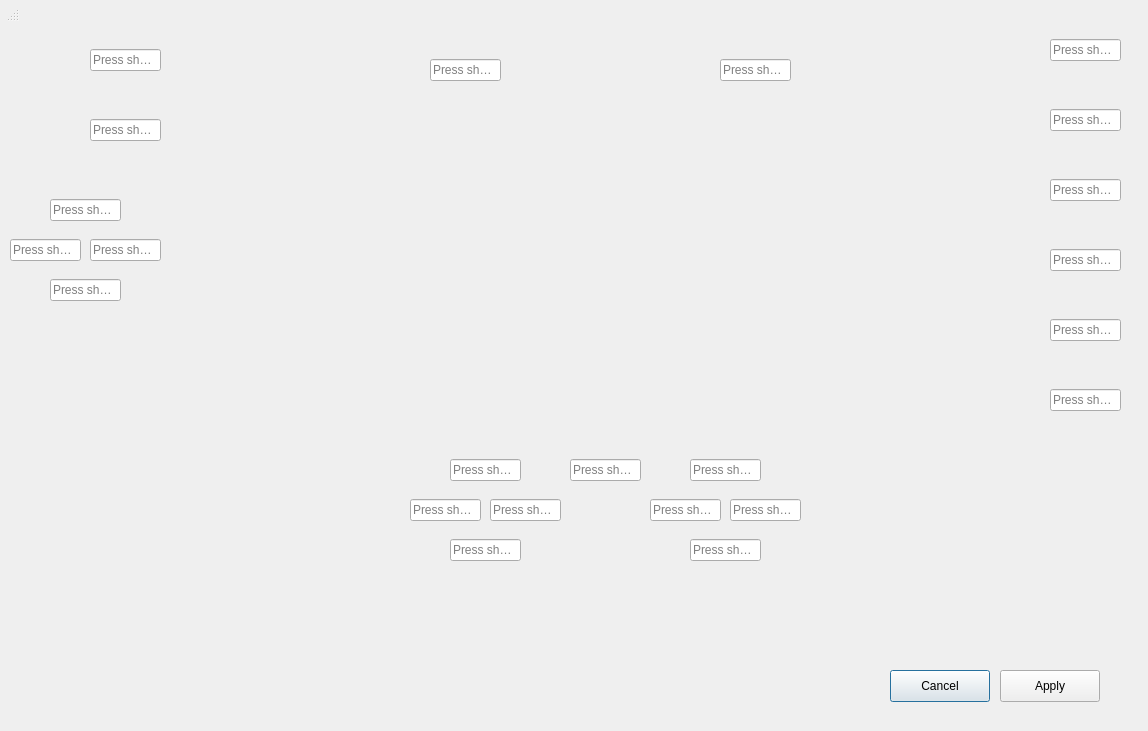
<?xml version="1.0" encoding="UTF-8"?>
<!--
SPDX-FileCopyrightText: Copyright 2024 shadPS4 Emulator Project
SPDX-License-Identifier: GPL-2.0-or-later
-->
<ui version="4.0">
 <class>KeyboardControlsWindow</class>
 <widget class="QDialog" name="KeyboardControlsWindow">
  <property name="geometry">
   <rect>
    <x>0</x>
    <y>0</y>
    <width>1148</width>
    <height>731</height>
   </rect>
  </property>
  <property name="sizePolicy">
   <sizepolicy hsizetype="Fixed" vsizetype="Fixed">
    <horstretch>0</horstretch>
    <verstretch>0</verstretch>
   </sizepolicy>
  </property>
  <property name="minimumSize">
   <size>
    <width>1148</width>
    <height>731</height>
   </size>
  </property>
  <property name="maximumSize">
   <size>
    <width>1148</width>
    <height>731</height>
   </size>
  </property>
  <property name="windowTitle">
   <string>Configure Keyboard Bindings</string>
  </property>
  <property name="modal">
   <bool>true</bool>
  </property>
  <widget class="QWidget" name="centralwidget" native="true">
   <property name="geometry">
    <rect>
     <x>0</x>
     <y>0</y>
     <width>1151</width>
     <height>722</height>
    </rect>
   </property>
   <widget class="QWidget" name="bgWidget" native="true">
    <property name="geometry">
     <rect>
      <x>170</x>
      <y>50</y>
      <width>870</width>
      <height>522</height>
     </rect>
    </property>
    <property name="autoFillBackground">
     <bool>false</bool>
    </property>
    <property name="styleSheet">
     <string notr="true">QWidget {
    background-image: url(:/images/PS4_controller_scheme_final.svg);
    background-repeat: no-repeat;
    background-position: center;
}</string>
    </property>
    <widget class="QKeySequenceEdit" name="StartKeySequenceEdit">
     <property name="geometry">
      <rect>
       <x>550</x>
       <y>0</y>
       <width>71</width>
       <height>40</height>
      </rect>
     </property>
     <property name="maximumSequenceLength">
      <longLong>1</longLong>
     </property>
    </widget>
    <widget class="QKeySequenceEdit" name="SelectKeySequenceEdit">
     <property name="geometry">
      <rect>
       <x>260</x>
       <y>0</y>
       <width>71</width>
       <height>40</height>
      </rect>
     </property>
     <property name="maximumSequenceLength">
      <longLong>1</longLong>
     </property>
    </widget>
    <widget class="QKeySequenceEdit" name="LAnalogDownkeySequenceEdit">
     <property name="geometry">
      <rect>
       <x>280</x>
       <y>480</y>
       <width>71</width>
       <height>40</height>
      </rect>
     </property>
     <property name="maximumSequenceLength">
      <longLong>1</longLong>
     </property>
    </widget>
    <widget class="QKeySequenceEdit" name="LAnalogLeftkeySequenceEdit">
     <property name="geometry">
      <rect>
       <x>240</x>
       <y>440</y>
       <width>71</width>
       <height>40</height>
      </rect>
     </property>
     <property name="maximumSequenceLength">
      <longLong>1</longLong>
     </property>
    </widget>
    <widget class="QKeySequenceEdit" name="LAnalogUpkeySequenceEdit">
     <property name="geometry">
      <rect>
       <x>280</x>
       <y>400</y>
       <width>71</width>
       <height>40</height>
      </rect>
     </property>
     <property name="maximumSequenceLength">
      <longLong>1</longLong>
     </property>
    </widget>
    <widget class="QKeySequenceEdit" name="LAnalogRightkeySequenceEdit">
     <property name="geometry">
      <rect>
       <x>320</x>
       <y>440</y>
       <width>71</width>
       <height>40</height>
      </rect>
     </property>
     <property name="maximumSequenceLength">
      <longLong>1</longLong>
     </property>
    </widget>
    <widget class="QKeySequenceEdit" name="PSkeySequenceEdit">
     <property name="geometry">
      <rect>
       <x>400</x>
       <y>400</y>
       <width>71</width>
       <height>40</height>
      </rect>
     </property>
     <property name="maximumSequenceLength">
      <longLong>1</longLong>
     </property>
    </widget>
    <widget class="QKeySequenceEdit" name="RAnalogDownkeySequenceEdit">
     <property name="geometry">
      <rect>
       <x>520</x>
       <y>480</y>
       <width>71</width>
       <height>40</height>
      </rect>
     </property>
     <property name="maximumSequenceLength">
      <longLong>1</longLong>
     </property>
    </widget>
    <widget class="QKeySequenceEdit" name="RAnalogLeftkeySequenceEdit">
     <property name="geometry">
      <rect>
       <x>480</x>
       <y>440</y>
       <width>71</width>
       <height>40</height>
      </rect>
     </property>
     <property name="maximumSequenceLength">
      <longLong>1</longLong>
     </property>
    </widget>
    <widget class="QKeySequenceEdit" name="RAnalogUpkeySequenceEdit">
     <property name="geometry">
      <rect>
       <x>520</x>
       <y>400</y>
       <width>71</width>
       <height>40</height>
      </rect>
     </property>
     <property name="maximumSequenceLength">
      <longLong>1</longLong>
     </property>
    </widget>
    <widget class="QKeySequenceEdit" name="RAnalogRightkeySequenceEdit">
     <property name="geometry">
      <rect>
       <x>560</x>
       <y>440</y>
       <width>71</width>
       <height>40</height>
      </rect>
     </property>
     <property name="maximumSequenceLength">
      <longLong>1</longLong>
     </property>
    </widget>
   </widget>
   <widget class="QKeySequenceEdit" name="DPadLeftkeySequenceEdit">
    <property name="geometry">
     <rect>
      <x>10</x>
      <y>230</y>
      <width>71</width>
      <height>40</height>
     </rect>
    </property>
    <property name="maximumSequenceLength">
     <longLong>1</longLong>
    </property>
   </widget>
   <widget class="QKeySequenceEdit" name="DPadRightkeySequenceEdit">
    <property name="geometry">
     <rect>
      <x>90</x>
      <y>230</y>
      <width>71</width>
      <height>40</height>
     </rect>
    </property>
    <property name="maximumSequenceLength">
     <longLong>1</longLong>
    </property>
   </widget>
   <widget class="QKeySequenceEdit" name="DPadUpkeySequenceEdit">
    <property name="geometry">
     <rect>
      <x>50</x>
      <y>190</y>
      <width>71</width>
      <height>40</height>
     </rect>
    </property>
    <property name="maximumSequenceLength">
     <longLong>1</longLong>
    </property>
   </widget>
   <widget class="QKeySequenceEdit" name="DPadDownkeySequenceEdit">
    <property name="geometry">
     <rect>
      <x>50</x>
      <y>270</y>
      <width>71</width>
      <height>40</height>
     </rect>
    </property>
    <property name="maximumSequenceLength">
     <longLong>1</longLong>
    </property>
   </widget>
   <widget class="QKeySequenceEdit" name="L2keySequenceEdit">
    <property name="geometry">
     <rect>
      <x>90</x>
      <y>40</y>
      <width>71</width>
      <height>40</height>
     </rect>
    </property>
    <property name="maximumSequenceLength">
     <longLong>1</longLong>
    </property>
   </widget>
   <widget class="QKeySequenceEdit" name="L1keySequenceEdit">
    <property name="geometry">
     <rect>
      <x>90</x>
      <y>110</y>
      <width>71</width>
      <height>40</height>
     </rect>
    </property>
    <property name="maximumSequenceLength">
     <longLong>1</longLong>
    </property>
   </widget>
   <widget class="QKeySequenceEdit" name="CrossKeySequenceEdit">
    <property name="enabled">
     <bool>true</bool>
    </property>
    <property name="geometry">
     <rect>
      <x>1050</x>
      <y>380</y>
      <width>71</width>
      <height>40</height>
     </rect>
    </property>
    <property name="maximumSequenceLength">
     <longLong>1</longLong>
    </property>
   </widget>
   <widget class="QKeySequenceEdit" name="R2KeySequenceEdit">
    <property name="enabled">
     <bool>true</bool>
    </property>
    <property name="geometry">
     <rect>
      <x>1050</x>
      <y>30</y>
      <width>71</width>
      <height>40</height>
     </rect>
    </property>
    <property name="maximumSequenceLength">
     <longLong>1</longLong>
    </property>
   </widget>
   <widget class="QKeySequenceEdit" name="CircleKeySequenceEdit">
    <property name="enabled">
     <bool>true</bool>
    </property>
    <property name="geometry">
     <rect>
      <x>1050</x>
      <y>240</y>
      <width>71</width>
      <height>40</height>
     </rect>
    </property>
    <property name="maximumSequenceLength">
     <longLong>1</longLong>
    </property>
   </widget>
   <widget class="QKeySequenceEdit" name="R1KeySequenceEdit">
    <property name="enabled">
     <bool>true</bool>
    </property>
    <property name="geometry">
     <rect>
      <x>1050</x>
      <y>100</y>
      <width>71</width>
      <height>40</height>
     </rect>
    </property>
    <property name="maximumSequenceLength">
     <longLong>1</longLong>
    </property>
   </widget>
   <widget class="QKeySequenceEdit" name="SquareKeySequenceEdit">
    <property name="enabled">
     <bool>true</bool>
    </property>
    <property name="geometry">
     <rect>
      <x>1050</x>
      <y>310</y>
      <width>71</width>
      <height>40</height>
     </rect>
    </property>
    <property name="maximumSequenceLength">
     <longLong>1</longLong>
    </property>
   </widget>
   <widget class="QKeySequenceEdit" name="TriangleKeySequenceEdit">
    <property name="enabled">
     <bool>true</bool>
    </property>
    <property name="geometry">
     <rect>
      <x>1050</x>
      <y>170</y>
      <width>71</width>
      <height>40</height>
     </rect>
    </property>
    <property name="maximumSequenceLength">
     <longLong>1</longLong>
    </property>
   </widget>
   <widget class="QPushButton" name="cancelButton">
    <property name="geometry">
     <rect>
      <x>890</x>
      <y>670</y>
      <width>100</width>
      <height>32</height>
     </rect>
    </property>
    <property name="text">
     <string>Cancel</string>
    </property>
   </widget>
   <widget class="QPushButton" name="applyButton">
    <property name="geometry">
     <rect>
      <x>1000</x>
      <y>670</y>
      <width>100</width>
      <height>32</height>
     </rect>
    </property>
    <property name="text">
     <string>Apply</string>
    </property>
   </widget>
  </widget>
  <widget class="QStatusBar" name="statusbar">
   <property name="geometry">
    <rect>
     <x>0</x>
     <y>0</y>
     <width>20</width>
     <height>22</height>
    </rect>
   </property>
  </widget>
 </widget>
 <resources/>
 <connections/>
</ui>
